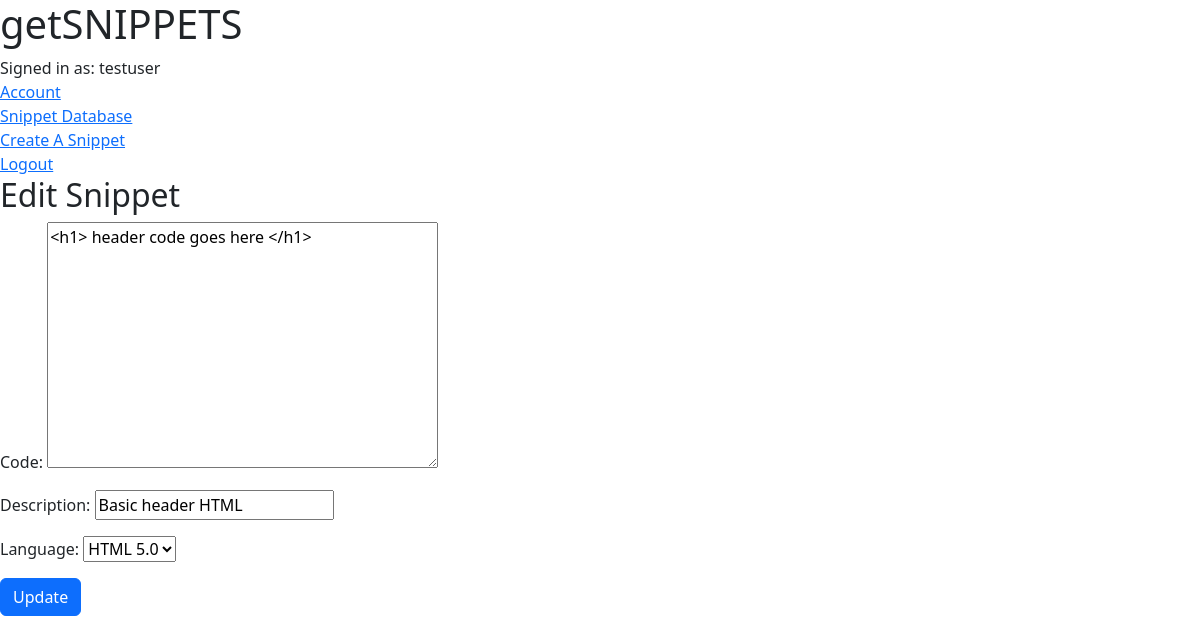
/snippets/20/edit/ (signed in), run on the app's committed database.
### snippets/models.py (models this page shows, shortened)
class User(BaseUser):
    pass

class Snippet(models.Model):
    code = models.TextField()
    description = models.CharField(max_length=512)
    language = models.ForeignKey('Language',
    on_delete=models.CASCADE, related_name="snippets", blank=True, null=True)
    users = models.ManyToManyField('User', related_name='snippets')
    author = models.ForeignKey('User', on_delete=models.CASCADE, related_name="user_snippet")
    parent = models.ForeignKey('Snippet', on_delete=models.SET_NULL, related_name="fork",
        blank=True, null=True)

### snippets/views.py (the view)
# urls.py: path('snippets/<int:pk>/edit/', views.snippet_edit, name='snippet_edit'),
@login_required
def snippet_edit(request, pk):
    snippet = get_object_or_404(Snippet, pk=pk)
    if request.method == "POST":
        form = SnippetForm(request.POST, instance=snippet)
        if form.is_valid():
            snippet = form.save()
            return redirect('snippet_detail', pk=snippet.pk)
    else:
        form = SnippetForm(instance=snippet)
    return render(request, 'snippets/snippet_edit.html', {'form': form})

### snippets/forms.py
class SnippetForm(forms.ModelForm):
    class Meta:
        model = Snippet
        fields = ('code', 'description', 'language')

### snippets/models.py (called while the page is built)
    def __str__(self):
        return f'{self.name} {self.version}'

### templates/snippets/snippet_edit.html
{% extends "base.html" %}
{% block content %}
    <h2>Edit Snippet</h2>
    <form method="POST" class="snippet-form">{% csrf_token %}
        {{ form.as_p }}
        <button type="submit" class="save btn btn-primary">Update</button>
    </form>
{% endblock %}

### templates/base.html (shortened to what this page needs)
{% load static %}
{% load bootstrap5 %}
<!DOCTYPE html>
<html lang="en">
<head>
    <link rel="stylesheet" href="{% static 'css/prism.css' %}">
    <link rel="stylesheet" href="{% static 'css/style.css' %}">
    <link href="https://cdn.jsdelivr.net/npm/bootstrap@5.2.0/dist/css/bootstrap.min.css" rel="stylesheet"
>
</head>
<body>
    <header>
        <h1>getSNIPPETS</h1>
        <div class="user_account">{% if user.is_authenticated %}
            <div class="username">Signed in as: {{request.user.username}}</div>
            <div><a href="/snippets/profile/">Account</a></div>
            <div><a href="{% url 'snippets' %}">Snippet Database</a></div>
            <a href="{% url 'create_snippet' %}" class="top-menu">
                Create A Snippet
            </a>
            <div><a href="/accounts/logout">Logout</a></div>
            {% else %}
            <div><a href="/accounts/login">Login</a></div>
            <div><a href="/accounts/register">Sign Up</a></div>
            <div><a href="{% url 'snippets' %}">Snippet Database</a></div>
            {% endif %}
        </div>
    </header>
    {% block content %}
    {% endblock %}
</body>
</html>

### data on the page
User: user.username "testuser"
Snippet: code "<h1> header code goes here </h1>", description "Basic header HTML", language "HTML 5.0"
